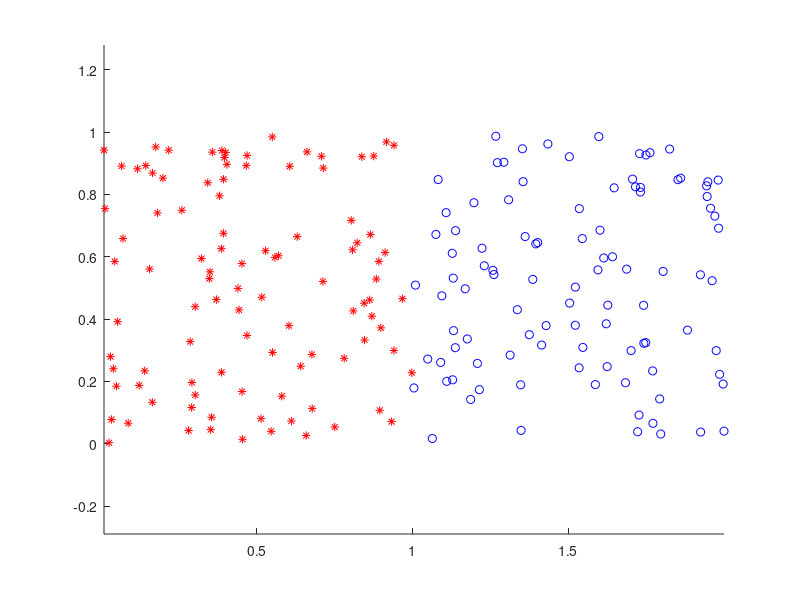

Source code (MATLAB): (Note: this script raises an error after producing the figure.)
clear all; clc;


%% Section 1
% The data for class 1 is random 30 x 2 matrix with values in the interval (0.0, 1.0).
% The data for class 2 is again random 30 x 2 matrix, but the first column has
% values in the interval (1.0, 2.0).
% The data is represented as 2D points when ploted.

n1 = 30;
train_data_class1 = rand(n1,2);
n2 = 30;
train_data_class2 = rand(n2,2) + ones(n2,2)*[1 0; 0 0];
train_data = [train_data_class1; train_data_class2];
train_label(1:n1) = 1;
train_label(n1+1:n1+n2) = 2;

%% Section 2
figure(1); clf; hold all; axis equal;
plot(train_data(1:n1,1), train_data(1:n1,2), 'r*');
plot(train_data(n1+1:n1+n2,1), train_data(n1+1:n1+n2,2), 'bo');

%% Section 3
n1 = 100;
test_data_class1 = rand(n1,2);
n2 = 100;
test_data_class2 = rand(n2,2) + ones(n2,2)*[1 0; 0 0];
test_data = [test_data_class1; test_data_class2];
test_label(1:n1) = 1;
test_label(n1+1:n1+n2) = 2;

figure(1); clf; hold all; axis equal;
plot(test_data(1:n1,1), test_data(1:n1,2), 'r*');
plot(test_data(n1+1:n1+n2,1), test_data(n1+1:n1+n2,2), 'bo');

%% Section 4
pred_label = knnClassify(train_data, train_label, test_data, 5);

%% Section 5
loss01(pred_label, test_label);
